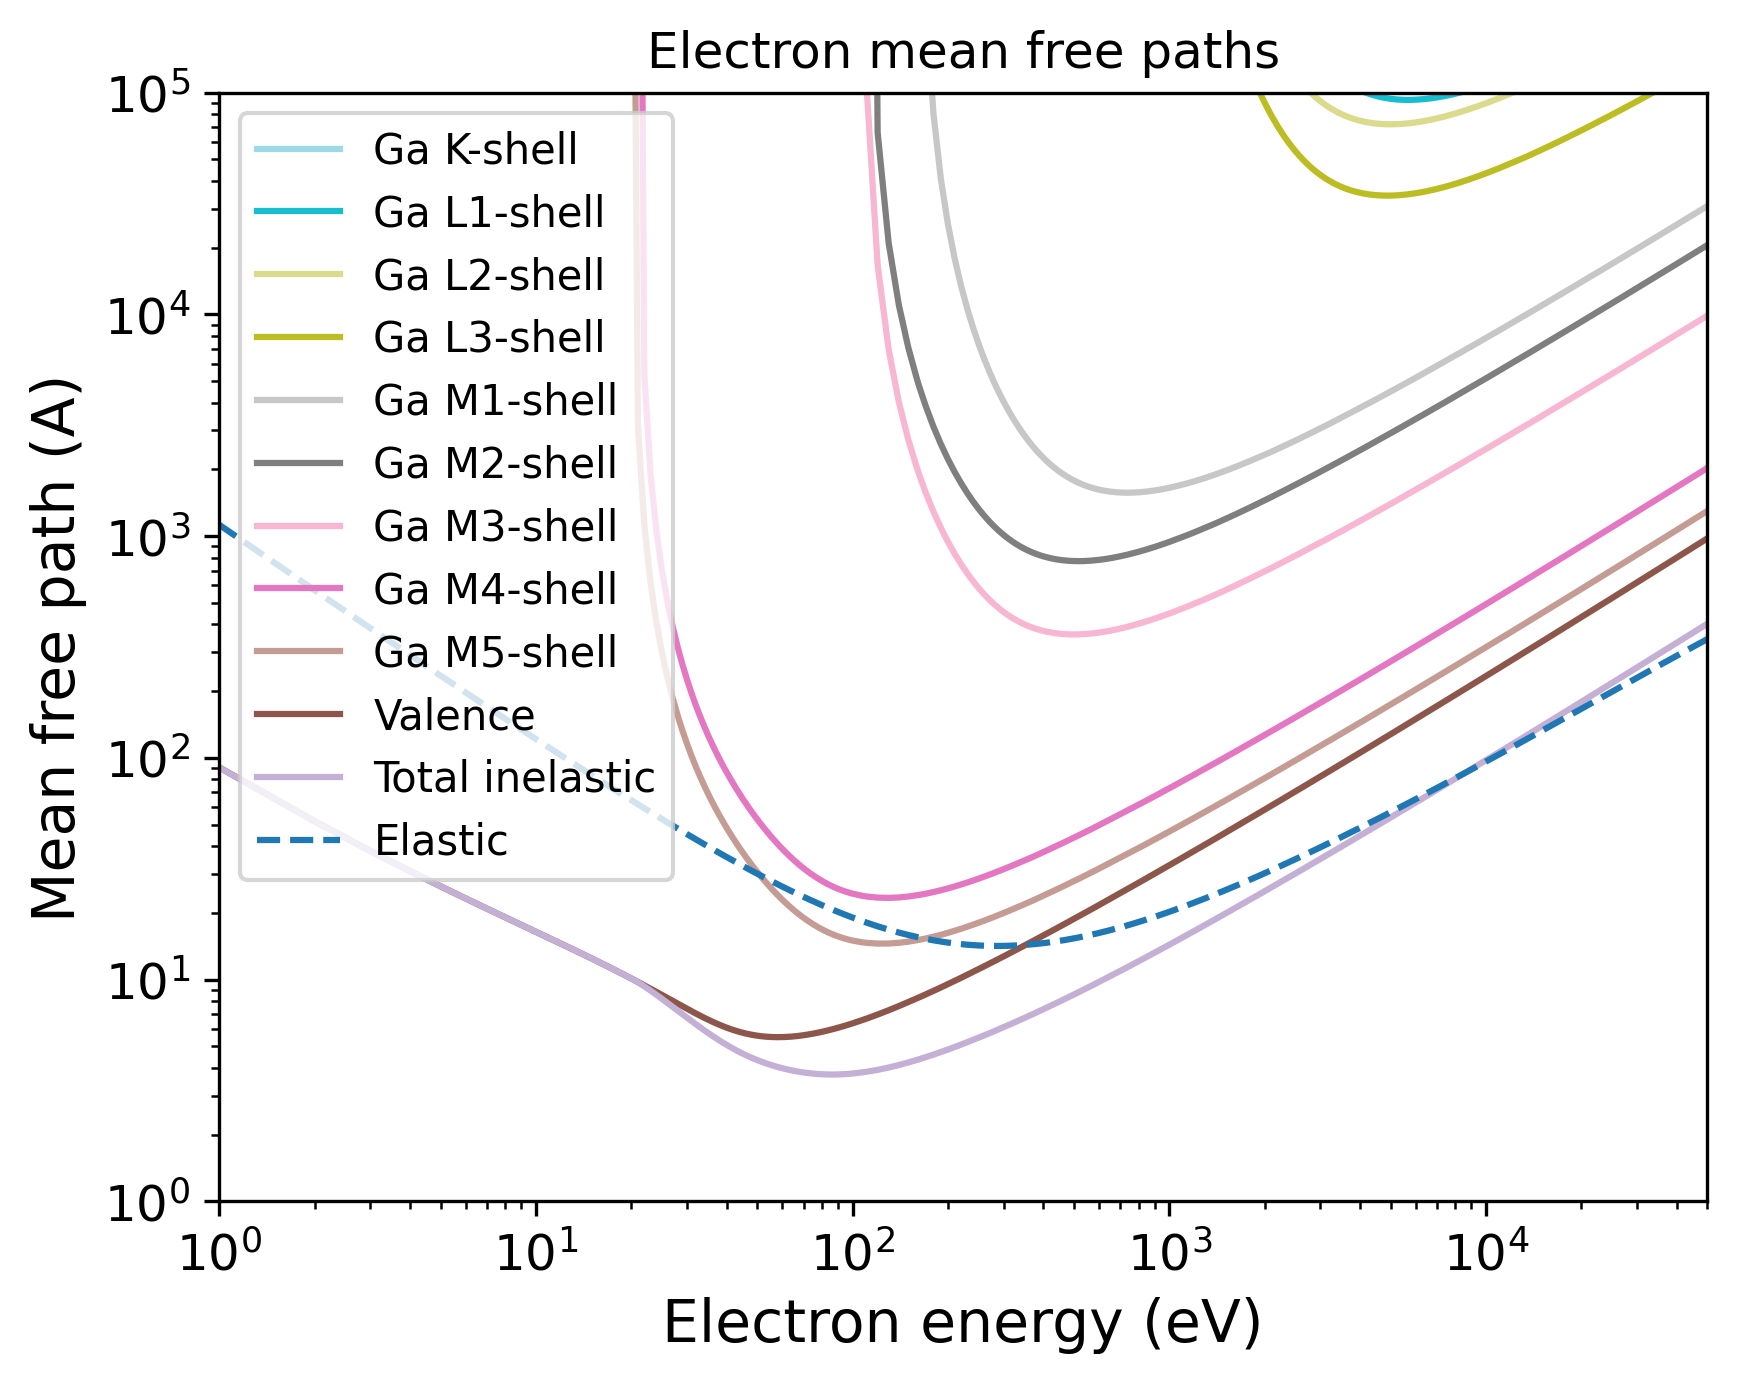

This chart was generated by the following Python code:
import pandas as pd
import numpy as np
import matplotlib.pyplot as plt
import matplotlib.cm as cm
# Set the format:
plt.xlabel("Electron energy (eV)", fontsize=14)
plt.ylabel("Mean free path (A)", fontsize=14)
plt.xticks(fontsize=12)
plt.yticks(fontsize=12)
plt.grid(False)
# Set the axes:
# Read the output file:
df = pd.read_csv(r"OUTPUT_Ga_Electron_IMFP.dat", sep=r'\s+', header=None, comment="#", skipinitialspace=True)
plt.xscale("log")
plt.yscale("log")
# Prepare the plot:
columns_to_plot = [ 1, 2, 3, 4, 5, 6, 7, 8, 9, 10, 11]
labels = [ "Ga K-shell", "Ga L1-shell", "Ga L2-shell", "Ga L3-shell", "Ga M1-shell", "Ga M2-shell", "Ga M3-shell", "Ga M4-shell", "Ga M5-shell", "Valence", "Total inelastic"]
# Create N distinct colors from a colormap
N = len(columns_to_plot)
colors = plt.cm.tab20(np.linspace(1, 0, 20))
# Set line styles:
linestyles = [ "-", "-", "-", "-", "-", "-", "-", "-", "-", "-", "-"]
for i, col in enumerate(columns_to_plot):
    color = colors[i % len(colors)]
    ls    = linestyles[i % len(linestyles)]
    label = labels[i % len(labels)]
    plt.plot(df.iloc[:, 0], df.iloc[:, col],
    color=color,
    label=label,
    linestyle=ls)
# Add a curve from the second file
df2 = pd.read_csv(r"OUTPUT_Ga_Electron_EMFP.dat", sep=r'\s+', header=None, comment="#", skipinitialspace=True)
columns_to_plot2 = [ 2]
labels2 = [ "Elastic"]
# Create second part of the plot:
for col, label in zip(columns_to_plot2, labels2):
    plt.plot(df2.iloc[:, 0], df2.iloc[:, col], label=label, linestyle="--")
plt.xlim(1.00000000,50000.00000000)
plt.ylim(1.00000000,100000.00000000)
plt.title("Electron mean free paths")
plt.legend(loc="best", fontsize=10)
# Save the plot in this format:
plt.savefig("OUTPUT_MFP_electron.png", dpi=300, bbox_inches="tight")
